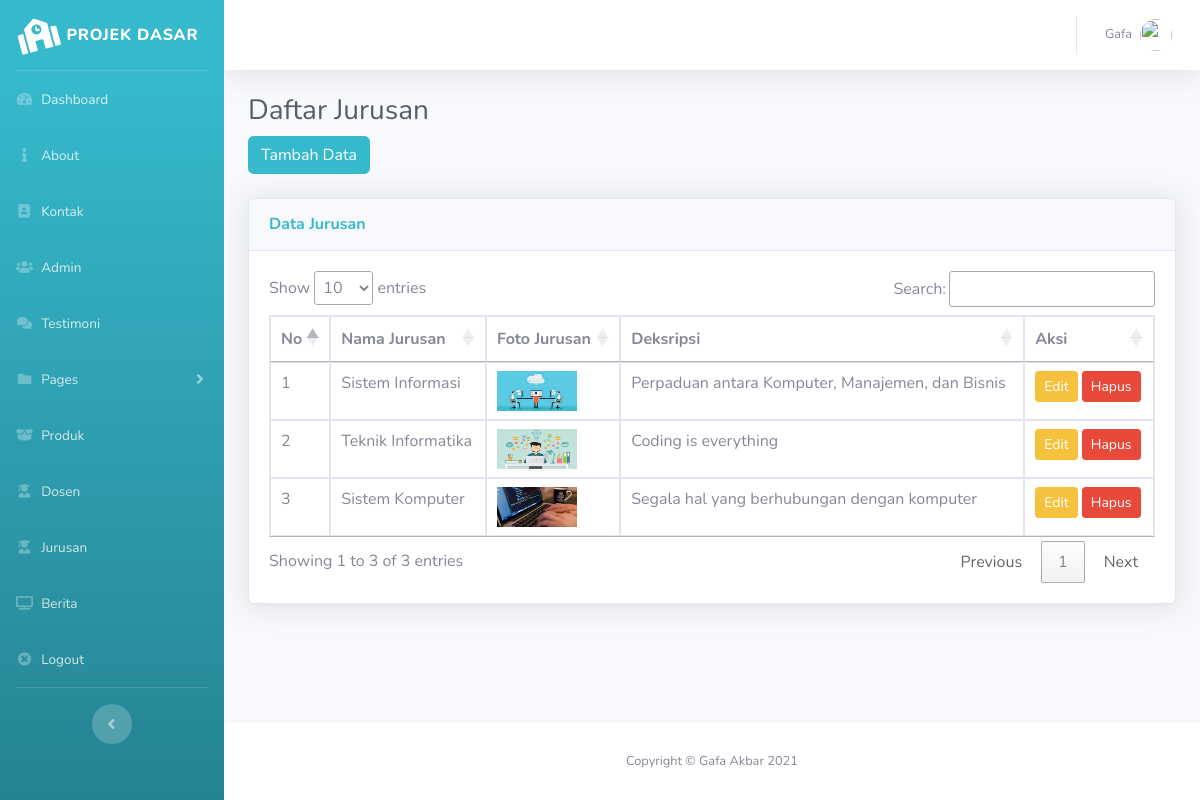
Screenshot of /pages/backend/index.php?page=jurusan/index (signed in) with the database file from the repository.
### tables this page shows
CREATE TABLE `tb_jurusan` (
  `id_jurusan` int(11) NOT NULL,
  `nama_jurusan` varchar(255) NOT NULL,
  `foto_jurusan` varchar(255) NOT NULL,
  `deskripsi` varchar(255) NOT NULL
);

### pages/backend/index.php (called while the page is built, shortened)
<?php
include 'component/header.php';
include 'component/sidebar.php';
include 'content.php';
?>
<?php include 'component/footer.php'; ?>

### pages/backend/jurusan/index.php (the view)
<?php
$jurusan = $koneksi->query('SELECT * FROM tb_jurusan');
?>
<h1 class="h3 mb-2 text-gray-800">Daftar Jurusan</h1>
<a href="index.php?page=jurusan/tambah" class="btn btn-info btn-md">Tambah Data</a>
<br><br>
<div class="card shadow mb-4">
  <div class="card-header py-3">
    <h6 class="m-0 font-weight-bold text-info">Data Jurusan</h6>
  </div>
  <div class="card-body">
    <div class="table-responsive">
      <table class="table table-bordered" id="table_dosen" width="100%" cellspacing="0">
        <thead>
          <tr>
            <th>No</th>
            <th>Nama Jurusan</th>
            <th>Foto Jurusan</th>
            <th>Deksripsi</th>
            <th>Aksi</th>
          </tr>
        </thead>
        <tbody>
          <?php $no = 1; ?>
          <?php foreach ($jurusan as $key => $value) : ?>
            <tr>
              <td><?php echo $no++; ?></td>
              <td><?php echo $value['nama_jurusan']; ?></td>
              <td><img src="../../asset/img/<?= $value["foto_jurusan"]; ?>" alt="jurusan" width="80px" height="40px"></td>
              <td><?php echo $value['deskripsi']; ?></td>
              <td>
                <a href="?page=jurusan/edit&id=<?php echo $value['id_jurusan'] ?>" class="btn btn-warning btn-sm">Edit</a>
                <a onclick="return confirm('yakin di hapus?')" href="?page=jurusan/hapus&id=<?php echo $value['id_jurusan']; ?>" class="btn btn-danger btn-sm">Hapus</a>
              </td>
            </tr>
          <?php endforeach; ?>
        </tbody>
      </table>
    </div>
  </div>
</div>

### rows the page displays
tb_jurusan: nama_jurusan "Sistem Informasi", foto_jurusan (picture), deskripsi "Perpaduan antara Komputer, Manajemen, dan Bisnis"
tb_jurusan: nama_jurusan "Teknik Informatika", foto_jurusan (picture), deskripsi "Coding is everything"
tb_jurusan: nama_jurusan "Sistem Komputer", foto_jurusan (picture), deskripsi "Segala hal yang berhubungan dengan komputer"
